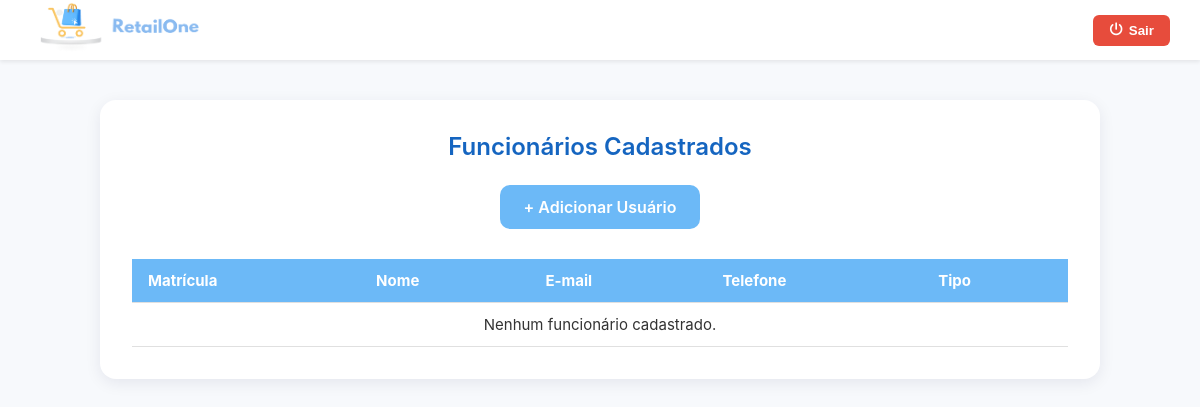
The app's page /funcionarios.php, older data.
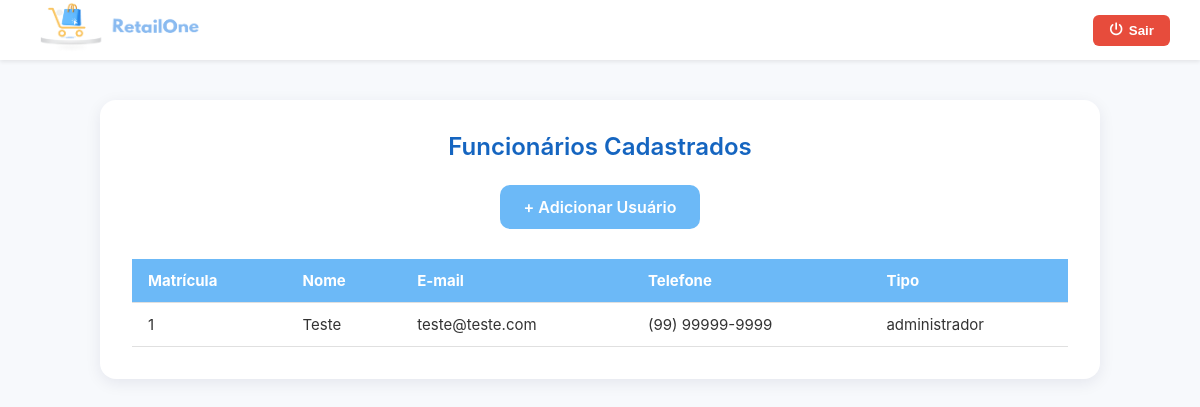
The same page, newer data.
### tables this page shows
CREATE TABLE IF NOT EXISTS `usuario` (
    `matricula` int(11) NOT NULL PRIMARY KEY,
    `nome` VARCHAR(100) NOT NULL,
    `email` VARCHAR(100) NOT NULL,
    `telefone` VARCHAR(15) NOT NULL,
    `senha` VARCHAR(100) NOT NULL,
    `tipo_usuario` ENUM('administrador','padrao') NOT NULL DEFAULT 'padrao'
);

### obj/Usuario.php (called while the page is built, shortened)
<?php
class Usuario{
    private $mysql;
    public function __construct(mysqli $mysql)
    {
        $this->mysql = $mysql;
    }
    public function get_usuarios(): array
    {
        $sql = 'SELECT matricula, nome, email, telefone, tipo_usuario FROM usuario ORDER BY nome ASC';
        $resultado = $this->mysql->query($sql);
        $usuarios = $resultado->fetch_all(MYSQLI_ASSOC);
        return $usuarios;
    }
}
?>

### funcionarios.php (the view, shortened to what this page needs)
<?php
include_once('includes/conexao.php');
include 'obj/Usuario.php';
$usuario_obj = new Usuario($conexao);
$usuarios = $usuario_obj->get_usuarios();
?>
<!DOCTYPE html>
<html lang="pt-br">
<head>
    <link rel="stylesheet" href="https://cdnjs.cloudflare.com/ajax/libs/font-awesome/6.4.0/css/all.min.css">
    <link rel="stylesheet" href="css/funcionarios.css">
</head>
<body>
    <?php include 'includes/nav.php' ?>
    <div class="container">
        <h2>Funcionários Cadastrados</h2>
        <a href="add_usuario.php" class="add-user">+ Adicionar Usuário</a>
        <table>
            <thead>
                <tr>
                    <th>Matrícula</th>
                    <th>Nome</th>
                    <th>E-mail</th>
                    <th>Telefone</th>
                    <th>Tipo</th>
                </tr>
            </thead>
            <tbody>
                <?php if (!empty($usuarios)) : ?>
                    <?php foreach ($usuarios as $usuario): ?>
                        <tr>
                            <td><?= htmlspecialchars($usuario['matricula']) ?></td>
                            <td><?= htmlspecialchars($usuario['nome']) ?></td>
                            <td><?= htmlspecialchars($usuario['email']) ?></td>
                            <td><?= htmlspecialchars($usuario['telefone']) ?></td>
                            <td class="tipo"><?= htmlspecialchars($usuario['tipo_usuario']) ?></td>
                        </tr>
                    <?php endforeach; ?>
                <?php else: ?>
                    <tr><td colspan="5" style="text-align:center;">Nenhum funcionário cadastrado.</td></tr>
                <?php endif; ?>
            </tbody>
        </table>
    </div>
</body>
</html>

### includes/nav.php (shortened to what this page needs)
<!DOCTYPE html>
<html lang="pt-br">
<head>
    <link rel="stylesheet" href="css/nav.css">
    <link rel="stylesheet" href="https://cdnjs.cloudflare.com/ajax/libs/font-awesome/6.4.0/css/all.min.css">
</head>
<body>
    <header class="topbar">
        <a class="logo" href="index.php"><img src="img/logo_horizontal.png" alt="RetailOne" width="180px" height="50px"></a>
        <button class="logout" onclick="window.location.href='includes/logout.php'"><i class="fas fa-power-off"></i> Sair</button>
    </header>
</body>
</html>

### css/funcionarios.css (style rules this page uses)
body { background: #e6f0ff; font-family: "Poppins", sans-serif; margin: 0; padding: 0; }
.container { width: 90%; max-width: 1000px; margin: 40px auto; background: #fff; border-radius: 16px; box-shadow: 0 4px 16px rgba(0, 0, 64, 0.08); padding: 32px; }
h2 { text-align: center; color: #1565c0; margin-bottom: 24px; font-weight: 600; }
.add-user { display: block; width: max-content; margin: 0 auto 30px auto; background-color: #6cb9f7; border: none; border-radius: 10px; padding: 12px 24px; cursor: pointer; transition: all 0.3s; font-size: 16px; font-weight: 600; }
.add-user { text-decoration: none; color: white; }
table { width: 100%; border-collapse: collapse; text-align: left; font-size: 15px; }
thead { background-color: #6cb9f7; color: white; }
th, td { padding: 12px 16px; border-bottom: 1px solid #e0e0e0; }

### css/nav.css (style rules this page uses)
* { margin: 0; padding: 0; box-sizing: border-box; }
body { font-family: 'Inter', sans-serif; background: #f7f9fc; color: #333; }
.topbar { background: #ffffff; height: 60px; display: flex; align-items: center; justify-content: space-between; padding: 0 30px; box-shadow: 0 2px 4px rgba(0,0,0,0.08); }
.logo { font-size: 1.5rem; font-weight: 700; color: #1a73e8; }
.logout { background: #e74c3c; color: #fff; border: none; padding: 8px 16px; border-radius: 6px; cursor: pointer; font-weight: 600; transition: background 0.2s; display: flex; align-items: center; gap: 6px; }

Row changes from the older to the newer data that the page shows:
added usuario: matricula "1", nome "Teste", email "teste@teste.com", telefone "(99) 99999-9999", tipo_usuario "administrador"
Text that changed along with them:
text no longer shown: "Nenhum funcionário cadastrado."
